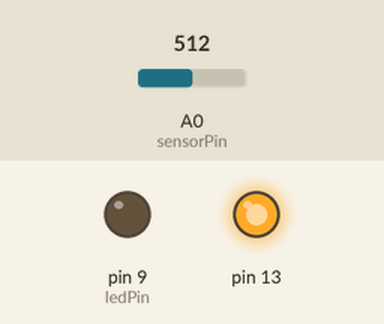
This sketch was run on a simulated Arduino Uno, built with avr-gcc and run on an emulated ATmega328P. Parts: output pins drawn as LEDs (lit = HIGH). The test bench sets the inputs (shaded band); at power-on: A0 (sensorPin) = 512.

Above: at 0.1 s.
At 4.2 s:
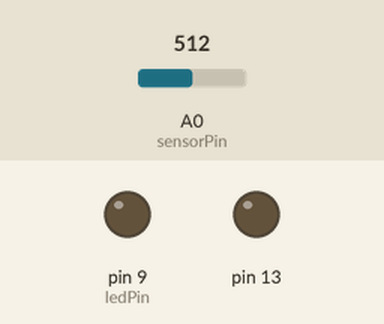
4.3 s: A0 (sensorPin) set to 306
At 5.4 s:
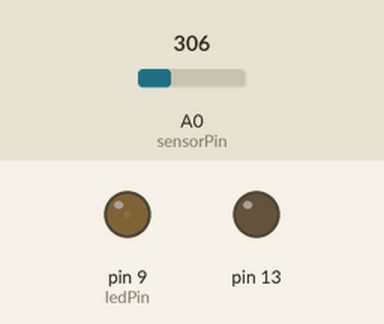
Timing chart, 0 to 7.3 s (numbered marks = the images above; inputs shaded):
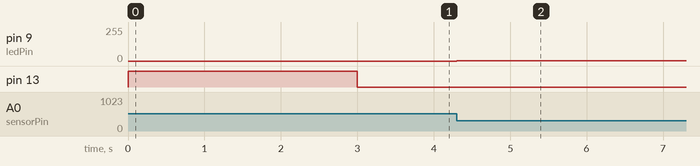

Measured:
- after the input at 4.3 s, pin 9 (ledPin): 0/255 → 1/255 at once

The sketch:

kernmodule2_lichtsensor.ino
```cpp
const int sensorPin = A0;    // pin waar de lichtsensor aan verbonden is
const int ledPin = 9;        // pin waar de led aan verbonden is

int sensorValue = 0;         // waarde
int sensorMin = 1023;        // minimum
int sensorMax = 0;           // maximum


void setup() {
  // zet de led op de waarde waarmee ik upload. LET OP upload in donker!!
  pinMode(13, OUTPUT);
  digitalWrite(13, HIGH);


  while (millis() < 3000) {
    sensorValue = analogRead(sensorPin);

    //  maximum van de sensorwaarde
    if (sensorValue > sensorMax) {
      sensorMax = sensorValue;
    }

    // minimum van de sensorvalue
    if (sensorValue < sensorMin) {
      sensorMin = sensorValue;
    }
  }


  digitalWrite(13, LOW);
}

void loop() {
  // lees de waarde van de sensor
  sensorValue = analogRead(sensorPin);


  sensorValue = map(sensorValue, sensorMin, sensorMax, 0, 255);


  sensorValue = constrain(sensorValue, 0, 255);

  // fade van de led als de waardes afnemen
  analogWrite(ledPin, sensorValue);
}
```
